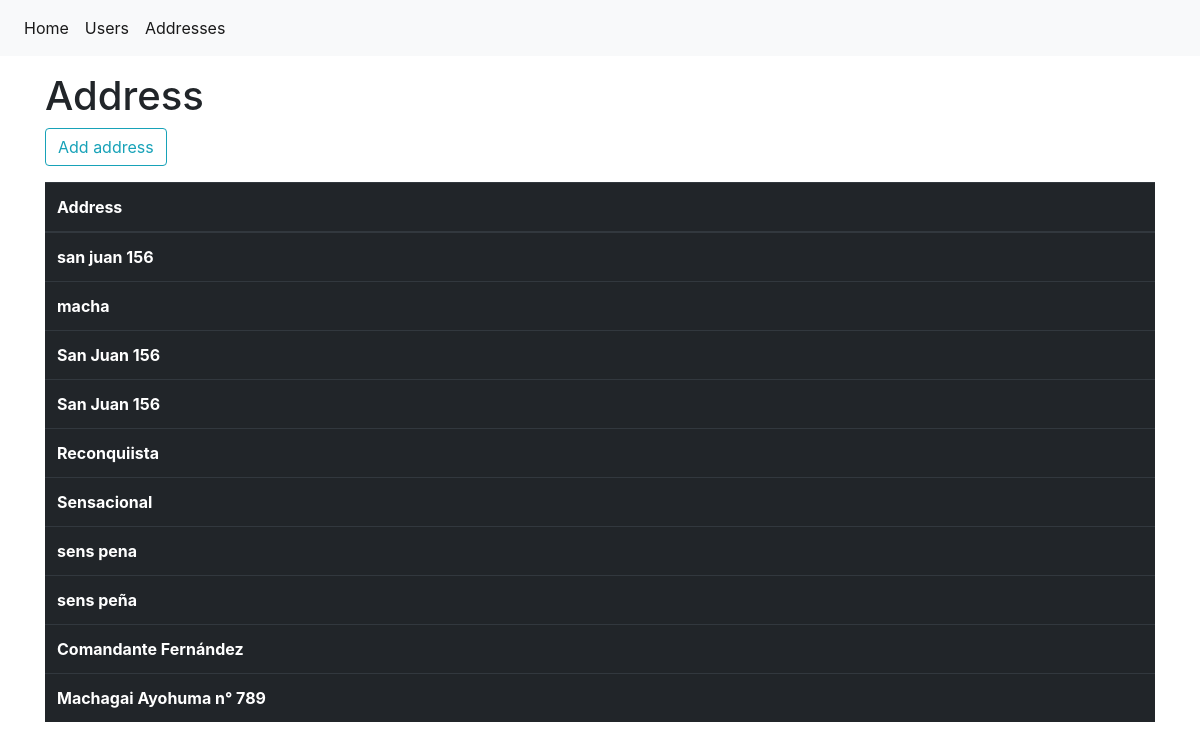
Page /address/ on the earlier database version.
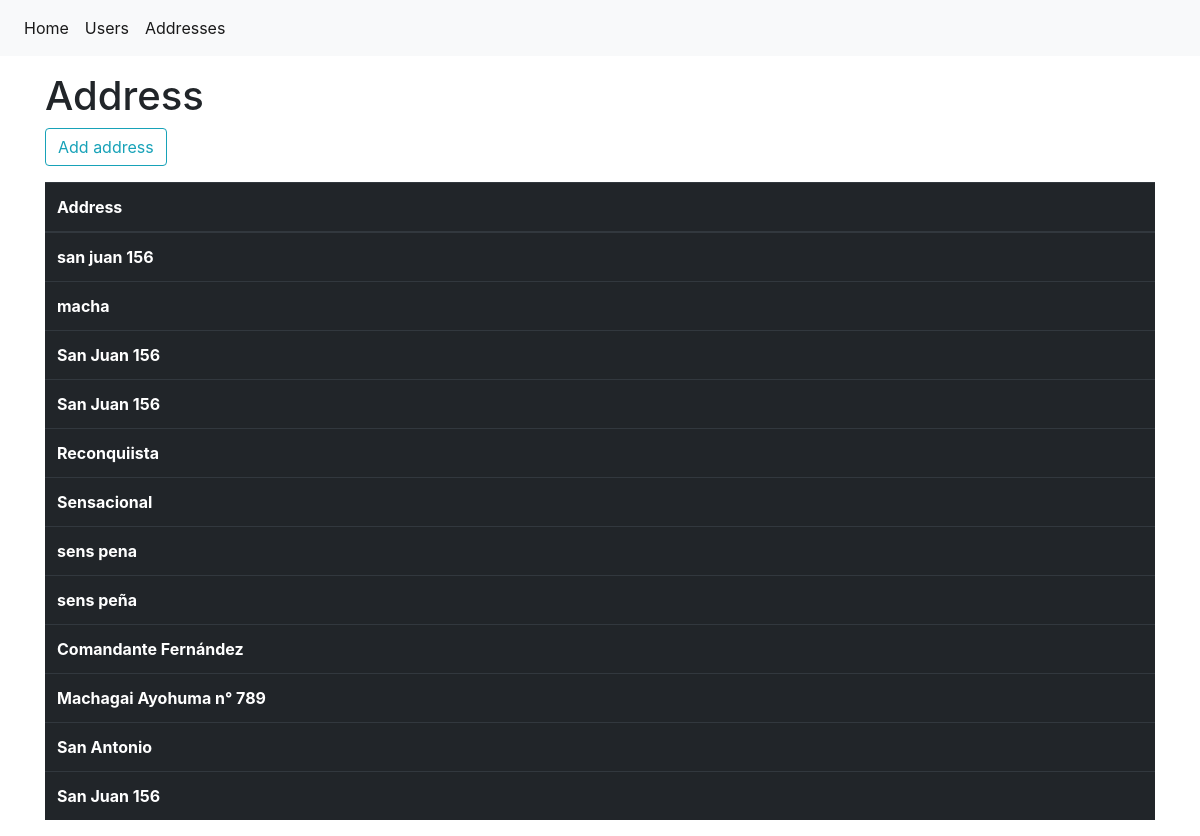
Same page on the later database version.
### models.py (models this page shows)
class Address(Base):
    __table__ = Base.metadata.tables['profiles_address']
    def __str__(self):
        return self.address

### main.py (the view)
@app.route('/address/', methods=['GET', 'POST'])
def address():
    form = AddressForm(request.form)
    if request.method == 'POST':
        if form.validate_on_submit():
            flash(message="Success")
            new_address = Address(address=form.address.data)
            db_session.add(new_address)
            db_session.commit()
            return redirect(url_for('address'))
        else:
            return render_template('address/address.html', form=form)
    elif request.method == 'GET':
        addresses_lists = db_session.query(Address).all()
        return render_template('address/address.html', addresses=addresses_lists)

### forms.py
class AddressForm(FlaskForm):
    address = StringField('Address', validators=[InputRequired(), Length(min=5)])
    submit = SubmitField("Submit")

### templates/address/address.html (shortened to what this page needs)
{% extends 'base.html' %}
{% block content %}
{% if form %}
    <div class="col-sm-5 m-auto justify-center">
        <form action="" method="POST">
            {{ form.hidden_tag() }}
            <fieldset class="form-group">
                {% with messages = get_flashed_messages() %}
                {% if messages %}
                    <p>{{ message }}</p>
                {% endif %}
                {% endwith %}
                <legend class="border-bottom mb-4">Add a new address</legend>
                <div class="form-group">
                    {{ form.address.label(class="form-control-label") }}
                    {{ form.address(class="form-control form-control-sm") }}
                    {% if form.address.errors %}
                    <ul>
                        {% for error in form.address.errors %}
                            <li>{{ error }}</li>
                        {% endfor %}
                    </ul>
                    {% endif %}
                </div>
                <div class="form-group">
                    {{ form.submit(class="btn btn-outline-info") }}
                </div>
            </fieldset>
        </form>
    </div>
{% else %}
<h1 class="mt-3">Address</h1>
<form class="form-group" method="POST">
    <input class="btn btn-outline-info" id="submit" name="submit" type="submit" value="Add address">
</form>
<table class="table table-dark">
    <thead>
        <tr>
            <th scope="col">Address</th>
        </tr>
    </thead>
    <tbody>
            {% for address in addresses %}
                <tr>
                  <th scope="row">{{ address }}</th>
                </tr>
            {% endfor %}
    </tbody>
</table>
{% endif %}
{% endblock content %}

Differences in the rows shown:
added Address: address "San Antonio"
added Address: address "San Juan 156"
